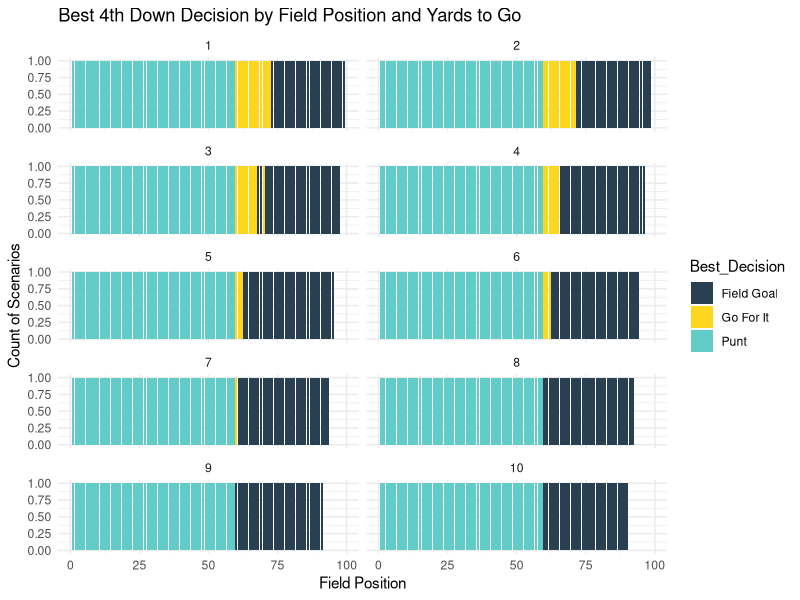
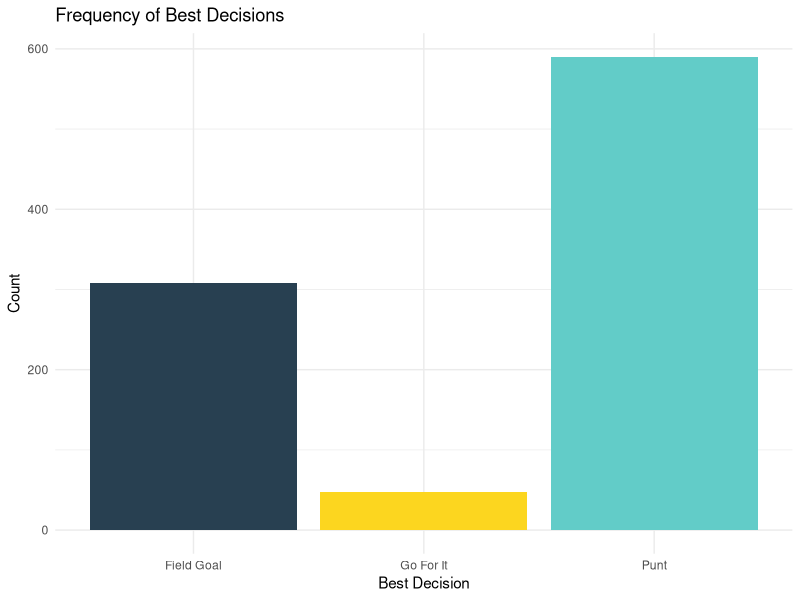

These figures' R source, in order:
## ---- chunk 1
library(knitr)
knitr::opts_chunk$set(echo = TRUE)
library(viridis)
library(ggplot2)
library(tidyr)
## ---- chunk 2
play_table <- data.frame(
  `Play Type` = c("2nd Down Run", "2nd Down Pass", "2nd Down Pass"),
  Outcome = c("Incomplete", "Incomplete", "Complete"),
  Clock = c("Running", "Stops", "Game"),
  Timeout = c("Must use", "Still have a timeout", "Not used"),
  `Options Left` = c("3rd/4th Down Passes", "3rd/4th Down Pass or Run", "Win"),
  stringsAsFactors = FALSE
)
## ---- chunk 3
kable(play_table, caption = "Decision Logic on 2nd Down in Super Bowl XLIX")
## ---- chunk 4
results_full1<-read.csv("results_full.csv")
results_full1[-1]


## ---- chunk 5

ggplot(results_full1, aes(x = FP, fill = Best_Decision)) +
  geom_bar(position = "stack") +
  facet_wrap(~ YTG, ncol = 2, drop = FALSE) +
  labs(title = "Best 4th Down Decision by Field Position and Yards to Go",
       x = "Field Position",
       y = "Count of Scenarios") +
  scale_fill_manual(
    values = c("Go For It" = "#FCD61F", "Punt" = "#62ccc8", "Field Goal" = "#284051"),
    drop = FALSE
  ) +
  theme_minimal()

ggplot(results_full1, aes(x = Best_Decision, fill = Best_Decision)) +
  geom_bar() +
  scale_fill_manual(
    values = c("Go For It" = "#FCD61F", "Punt" = "#62ccc8", "Field Goal" = "#284051"),
    drop = FALSE
  ) +
  labs(title = "Frequency of Best Decisions", x = "Best Decision", y = "Count") +
  theme_minimal() +
  theme(legend.position = "none") 
  

